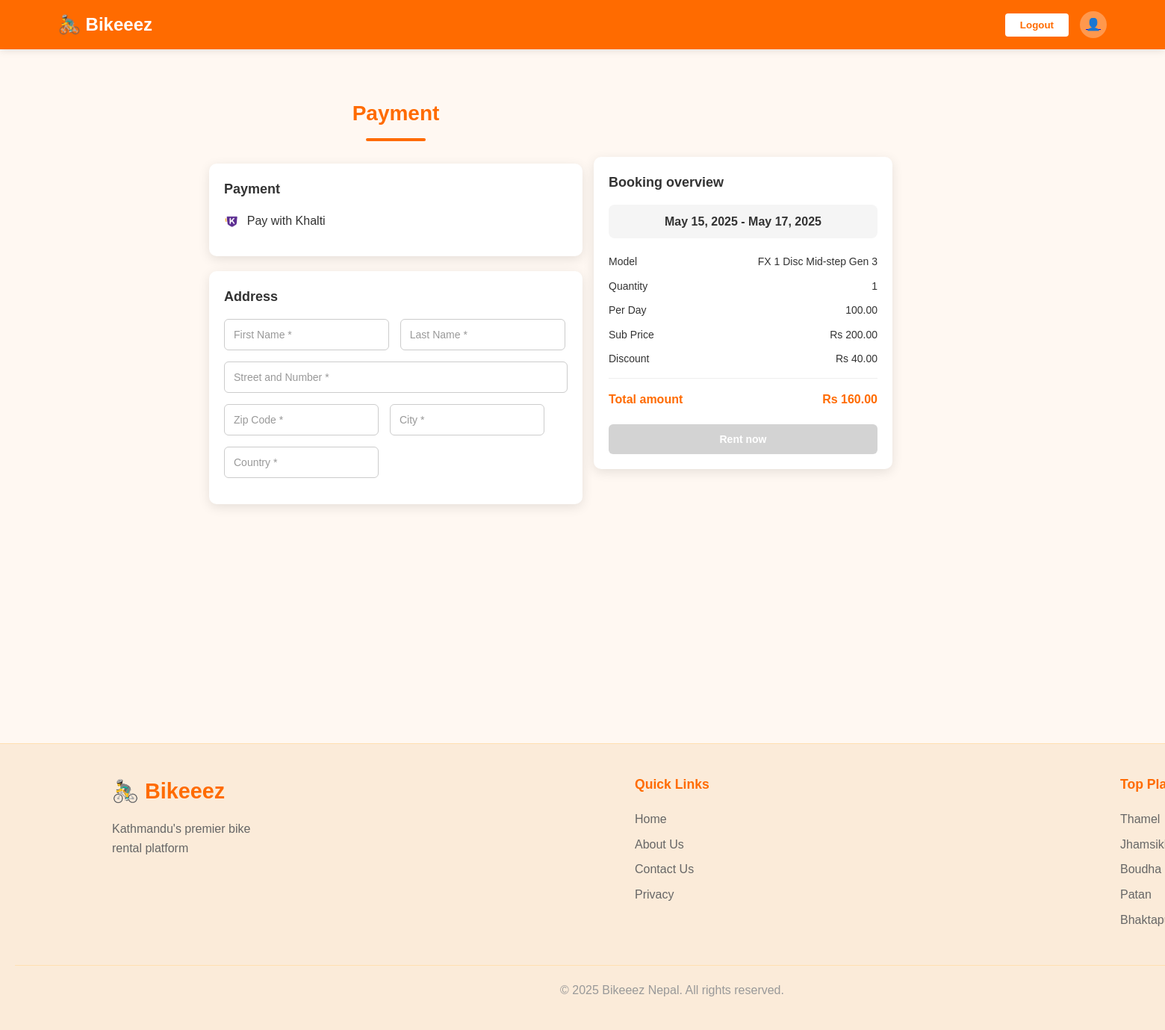
Page /payments/khalti/initiate/57/ (signed in) on the committed database.
### booking/models.py (models this page shows, shortened)
class Booking(models.Model):
    user = models.ForeignKey(User, on_delete=models.CASCADE)  # Links the booking to a user
    bike = models.ForeignKey(Bikes, on_delete=models.CASCADE)  # Links the booking to a bike
    start_date = models.DateField()  # Start date of the booking
    end_date = models.DateField()  # End date of the booking
    quantity = models.PositiveIntegerField(default=1)  # Number of bikes being rented
    total_price = models.DecimalField(max_digits=10, decimal_places=2)  # Total price for the booking
    created_at = models.DateTimeField(auto_now_add=True)  # Automatically set creation time
    status = models.CharField(max_length=20, default='Pending')  # Booking status (e.g., Pending, Confirmed)

### bikes/models.py (models this page shows, shortened)
class Bikes(models.Model):
    name = models.CharField(max_length = 100)
    description = models.TextField(blank = True)
    short_description = models.TextField(blank = True)
    category = models.CharField(max_length=50, choices=[
        ('mountain','Mountain'),
        ('city','City'),
        ('electric', 'Electric'),
        ('road','Road'),
        ('hybrid','Hybrid'),
    ])
    image = models.ImageField(upload_to = 'bike_image/', null=True, blank=True)
    image_2 = models.ImageField(upload_to='bike_image/', null=True, blank=True)
    image_3 = models.ImageField(upload_to='bike_image/', null=True, blank=True)
    image_4 = models.ImageField(upload_to='bike_image/', null=True, blank=True)
    daily_rate = models.DecimalField(max_digits=6, decimal_places=2)
    weekly_rate = models.DecimalField(max_digits=6, decimal_places=2)
    is_available = models.BooleanField(default = True)
    location = models.CharField(max_length=100, blank=True)
    latitude = models.FloatField(default=80)
    longitude = models.FloatField(default=80)
    rating = models.DecimalField(max_digits=2, decimal_places=1, default=Decimal('0.0'))
    quantity = models.PositiveIntegerField(default=1)
    created_at = models.DateTimeField(auto_now_add=True)
    updated_at = models.DateTimeField(auto_now = True)
    condition = models.TextField(null=True, blank=True)

### payments/views.py (the view, shortened to what this page needs)
# urls.py: path('khalti/initiate/<int:booking_id>/', views.khalti_initiate, name='khalti_initiate'),
@login_required
def khalti_initiate(request, booking_id):
    booking = get_object_or_404(Booking, id=booking_id, user=request.user)
    return render(request, 'payment.html', {"booking": booking})

### bike_rental/templates/payment.html (shortened to what this page needs)
{% load static %}
<!DOCTYPE html>
<html lang="en">
  <head>
  </head>
  <!DOCTYPE html>
<html lang="en">
<head>
  <link rel="stylesheet" href="{% static 'css/style.css' %}" />
</head>
<body>
   <header class="header">
    <button
      type="button"
      class="logo"
      data-url="{% url 'home' %}"
      onclick="redirectToHome()"
    >
      🚴‍♂️ Bikeeez
    </button>
      <div class="language-currency">
        <button type="button" class="loginBtn" data-url="{% url 'logout' %}" onclick="redirectToLogout()">
            Logout
        </button>
      <a href="{% url 'profile' %}">
        <div class="user-icon">👤</div>
    </a>
  </div>
  </header>
  <div class="container" style="margin-bottom: 250px; margin-top: 130px;">
    <form class="form-main" action="{% url 'khalti_initiate' booking.id %}" method="post">
      <div class="left-section">
        <h2>Payment</h2>
        <div class="payment-section">
          <div class="segment">
            <h3>Payment</h3>
            <div class="payment-option">
              <label for="khalti">
                <img alt="Khalti Logo"
                  style="height: 20px; margin-right: 5px; vertical-align: middle;" />
                Pay with Khalti
              </label>
            </div>
          </div>
        </div>
        <div class="address-section">
          <div class="segment">
            <h3>Address</h3>
            <div class="form-row">
              <input type="text" class="form-input form-input-half" name="first_name"
                placeholder="First Name *"
                value="{{ request.user.first_name|default:'' }}" required />
              <input type="text" class="form-input form-input-half" name="last_name"
                placeholder="Last Name *"
                value="{{ request.user.last_name|default:'' }}" required />
            </div>
            <div class="form-row">
              <input type="text" class="form-input" name="street"
                placeholder="Street and Number *"
                value="{{ user_profile.street_number|default:'' }}" required />
            </div>
            <div class="form-row">
              <input type="text" class="form-input form-input-third" name="zip"
                placeholder="Zip Code *"
                value="{{ user_profile.zipcode|default:'' }}" required />
              <input type="text" class="form-input form-input-third" name="city"
                placeholder="City *"
                value="{{ user_profile.city|default:'' }}" required />
              <input type="text" class="form-input form-input-third" name="country"
                placeholder="Country *"
                value="{{ user_profile.country|default:'' }}" required />
            </div>
          </div>
        </div>
      </div>
    <div class="booking-overview" style="margin-top: 80px; width: 400px;">
      <div class="segment">
        <h3>Booking overview</h3>
        <div class="duration" id="duration">{{ booking.start_date }} - {{ booking.end_date }}</div>
        <div class="cost-row">
          <span class="label">Model</span>
          <span class="value">{{ booking.bike.name }}</span>
        </div>
        <div class="cost-row">
          <span class="label">Quantity</span>
          <span class="value" id="quantity">{{ booking.quantity }}</span>
        </div>
        <div class="cost-row">
          <span class="label">Per Day</span>
          <span class="value" id="perDay">{{ booking.bike.daily_rate }}</span>
        </div>
        <div class="cost-row">
          <span class="label">Sub Price</span>
          <span class="value" id="subPrice">Rs 00</span>
        </div>
        <div class="cost-row">
          <span class="label">Discount</span>
          <span class="value" id="discount">Rs 00</span>
        </div>
        <div class="total">
          <span>Total amount</span>
          <span id="totalAmount">Rs 00</span>
        </div>
        <button class="rent-now-btn" type="submit" onclick="calculateTotals()">Rent now</button>
      </div>
    </div>
    </form>
    </div>
  <footer class="footer">
    <div class="footer-container">
      <div class="footer-logo">
        <div class="logo">🚴‍♂️ Bikeeez</div>
        <p>Kathmandu's premier bike rental platform</p>
      </div>
      <div class="footer-links">
        <h3>Quick Links</h3>
        <ul>
          <li><a href="{% url 'home' %}">Home</a></li>
          <li><a href="{% url 'aboutus' %}">About Us</a></li>
          <li><a href="{% url 'contactus' %}">Contact Us</a></li>
          <li><a href="/privacy">Privacy</a></li>
        </ul>
      </div>
      <div class="footer-links">
        <h3>Top Places</h3>
        <ul>
          <li><a href="#">Thamel</a></li>
          <li><a href="#">Jhamsikhel</a></li>
          <li><a href="#">Boudha</a></li>
          <li><a href="#">Patan</a></li>
          <li><a href="#">Bhaktapur</a></li>
        </ul>
      </div>
    </div>
    <div class="footer-bottom">
      <p>© 2025 Bikeeez Nepal. All rights reserved.</p>
    </div>
  </footer>
</body>
</html>

### loginsignup/static/css/style.css (style rules this page uses)
* { margin: 0; padding: 0; box-sizing: border-box; font-family: "Arial", sans-serif; }
body { color: #333; line-height: 1.6; background-color: #fff8f2; }
.header { display: flex; justify-content: space-between; align-items: center; padding: 15px 5%; background-color: #ff6b00; box-shadow: 0 2px 10px rgba(0, 0, 0, 0.1); }
.logo { font-size: 24px; font-weight: bold; color: white; }
.language-currency { display: flex; align-items: center; gap: 15px; }
.user-icon { width: 36px; height: 36px; border-radius: 50%; background-color: rgba(255, 255, 255, 0.3); display: flex; justify-content: center; align-items: center; cursor: pointer; color: white; transition: all 0.3s; }
h2 { font-size: 28px; margin-bottom: 30px; color: #ff6b00; text-align: center; position: relative; }
h2:after { content: ""; display: block; width: 80px; height: 4px; background: #ff6b00; margin: 10px auto 0; border-radius: 2px; }
.footer { background-color: #fbebd9; padding: 40px 20px; width: 1800px; margin-top: 50px; margin-bottom: -50px; margin-right: -250px; border-top: 1px solid #ffe0b2; }
.footer-container { display: flex; flex-wrap: wrap; max-width: 1500px; margin: 0 auto; gap: 40px; justify-content: space-between; }
.footer-logo { flex: 0 0 200px; }
.footer-logo .logo { font-size: 1.8rem; margin-bottom: 15px; display: flex; align-items: center; color: #ff6b00; }
.footer-logo p { line-height: 1.6; color: #666; }
.footer-links { min-width: 150px; }
.footer-links h3 { color: #ff6b00; margin-top: 0; margin-bottom: 20px; font-size: 1.1rem; }
.footer-links ul { list-style: none; padding: 0; margin: 0; }
.footer-links li { margin-bottom: 8px; }
.footer-links a { color: #666; text-decoration: none; transition: color 0.3s; }
.footer-bottom { text-align: center; margin-top: 40px; padding-top: 20px; border-top: 1px solid #ffe0b2; color: #999; }

### rows in the picture
Booking: start_date "May 15, 2025", end_date "May 17, 2025", bike.name "FX 1 Disc Mid-step Gen 3", quantity "1", bike.daily_rate "100.00"
